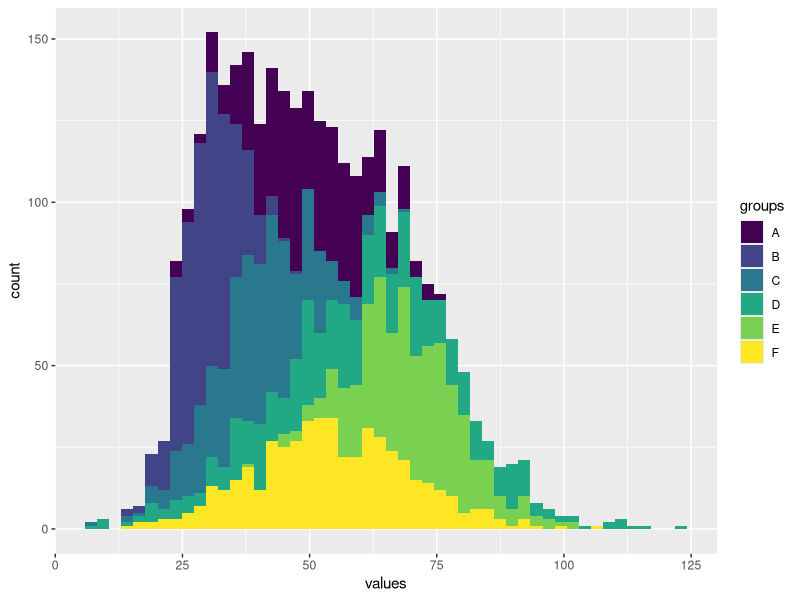
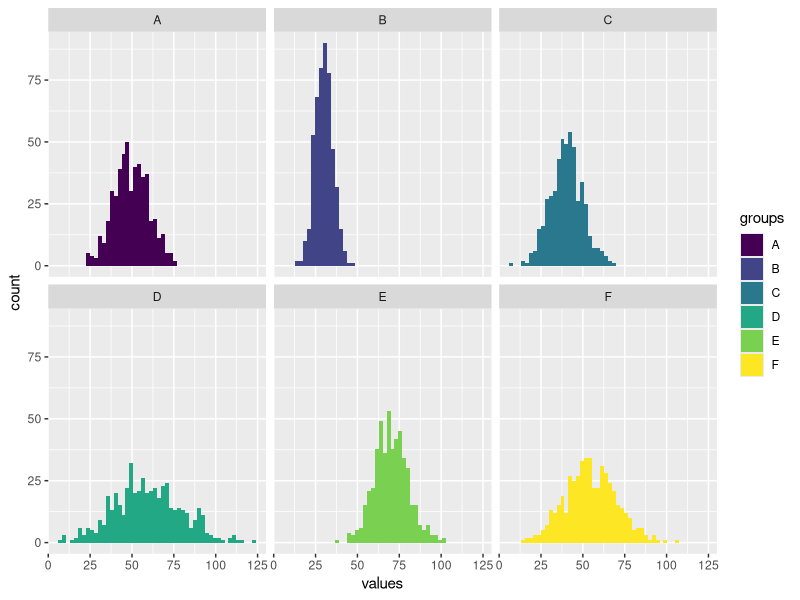
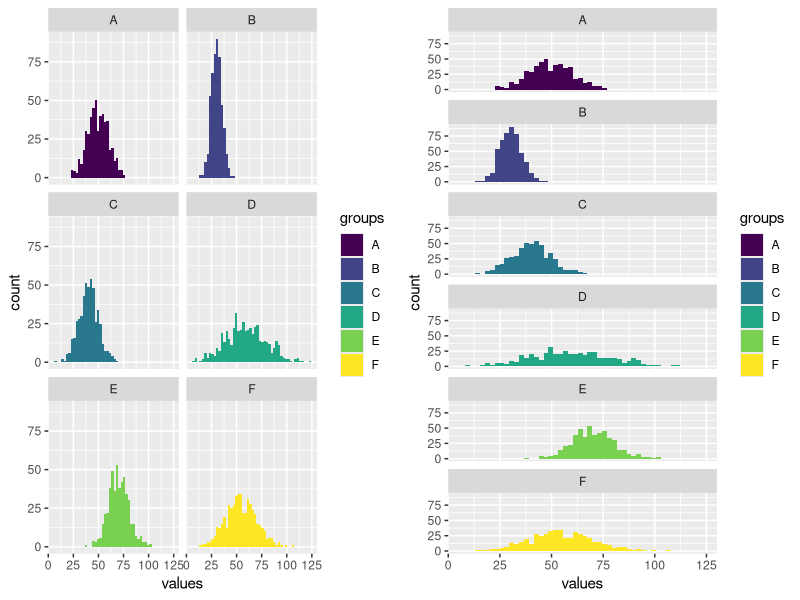
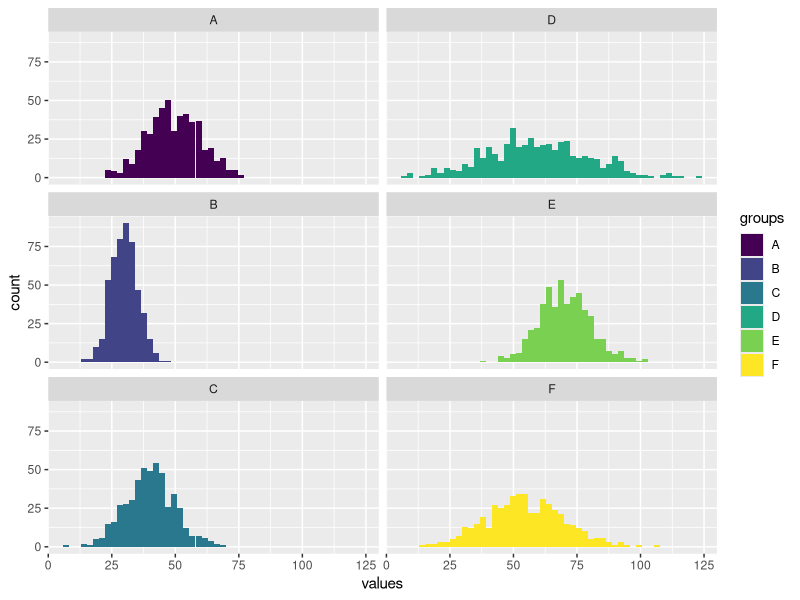
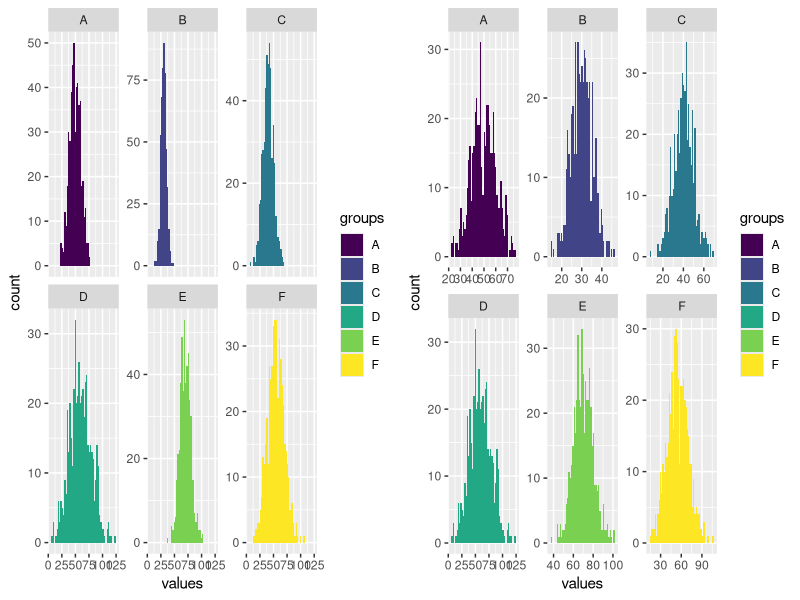

The R source for these figures, in order:
## ---- chunk 1
knitr::opts_chunk$set(echo = TRUE, fig.align='center')

# title: facet_wrap
# author: jonathan
# revised: 28/2/2020 

WEB <- c("https://bioceed.uib.no/dropfolder/bioSTATS/Rmd/Basic/Visualizing/Faceted/facet_wrap.html")
GIT <- c("https://github.com/jonathansoule/biostats/blob/master/Basic/Faceted/Faceted/facet_wrap.Rmd")
library(ggplot2)
library(gridExtra)
## ---- chunk 2
# predictor variable
groups <- c(rep("A", 500), rep("B", 500), rep("C", 500), rep("D", 500), rep("E", 500), rep("F", 500))
# response variable
values <- c(rnorm(500, mean=50, sd=10), rnorm(500, mean=30, sd=5), rnorm(500, mean=40, sd=10), rnorm(500, mean=60, sd=20), rnorm(500, mean=70, sd=10), rnorm(500, mean=55, sd=15))
# dataframe
df <- data.frame(groups, values)
## ---- chunk 3
ggplot(df, aes(values, fill=groups)) +
  geom_histogram(bins=50) +
  scale_fill_viridis_d()
## ---- chunk 4
ggplot(df, aes(values, fill=groups)) +
  geom_histogram(bins=50) +
  scale_fill_viridis_d() +
  facet_wrap(~groups)
## ---- chunk 5
grid.arrange(
  ggplot(df, aes(values, fill=groups)) +    # left plot, 2 columns
    geom_histogram(bins=50) +
    scale_fill_viridis_d() +
    facet_wrap(~groups, ncol=2),
  ggplot(df, aes(values, fill=groups)) +    # right plot, 1 column
    geom_histogram(bins=50) +
    scale_fill_viridis_d() +
    facet_wrap(~groups, ncol=1),
  ncol=2)
## ---- chunk 6
ggplot(df, aes(values, fill=groups)) +
  geom_histogram(bins=50) +
  scale_fill_viridis_d() +
  facet_wrap(~groups,  dir = "v")
## ---- chunk 7
grid.arrange(
  ggplot(df, aes(values, fill = groups)) +    # left plot, free_y
    geom_histogram(bins=50) +
    scale_fill_viridis_d() +
    facet_wrap(~groups, scales = "free_y"),
  ggplot(df, aes(values, fill = groups)) +    # right plot, free
    geom_histogram(bins=50) +
    scale_fill_viridis_d() +
    facet_wrap(~groups, scales =  "free"),
  ncol=2)
